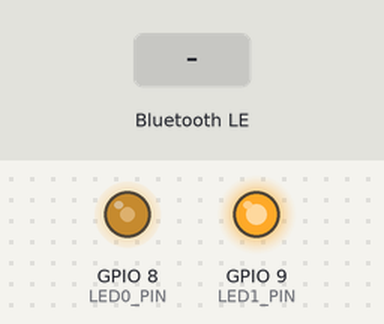
A program run on a simulated ESP32-C3. Shown: output pins drawn as LEDs (lit = HIGH). The inputs (shaded band) are chosen by the test bench. EEPROM starts erased; nothing arrives over Bluetooth unless stated; a phone connects over Bluetooth LE 3 s after start; what the program prints to the serial monitor is not drawn.

Above: at 1.2 s.
1.3 s: Bluetooth LE write "ESP32" received
Timing chart, 0 to 4.3 s (numbered marks = the images above; inputs shaded):
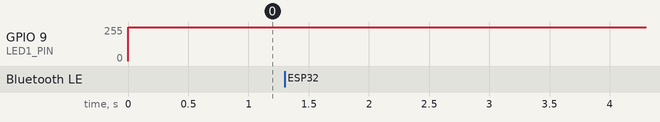

Measured:
- after the input at 1.3 s, every drawn part: stays the same

The program:

main.cpp
```cpp
#include <Arduino.h>

#include <BLEDevice.h>
#include <BLEServer.h>
#include <BLEUtils.h>
#include <BLE2902.h>
//#include "driver/ledc.h"
//#include "esp_err.h"

#include<Preferences.h>
Preferences stcPrefs;

//const int ledPin = 8; // Use the appropriate GPIO pin for your setup

// use 12 bit precission for LEDC timer
#define LEDC_TIMER_12_BIT  12

// use 5000 Hz as a LEDC base frequency
#define LEDC_BASE_FREQ     4000

// LED PIN
const int LED0_PIN   = 8;
const int LED1_PIN   = 9;
const int LED_COUNT  = 2;

uint8_t brightness[LED_COUNT] = {128, 255};
bool    ledOn[LED_COUNT] = {true, true};
uint8_t oldBrightness[LED_COUNT] = {1, 1};

BLEServer* pServer = NULL;
BLECharacteristic* pSensorCharacteristic = NULL;     // Read-only
BLECharacteristic* pBrightnessCharacteristic = NULL; // Write-only
BLECharacteristic* pLedCharacteristic = NULL;        // Write-only

bool deviceConnected = false;
bool oldDeviceConnected = false;

unsigned long lastNotify = 0;

// See the following for generating UUIDs:
// https://www.uuidgenerator.net/
#define SERVICE_UUID                   "19b10000-e8f2-537e-4f6c-d104768a1214"
#define SENSOR_CHARACTERISTIC_UUID     "19b10001-e8f2-537e-4f6c-d104768a1214"
#define LED_CHARACTERISTIC_UUID        "19b10002-e8f2-537e-4f6c-d104768a1214"
#define BRIGHTNESS_CHARACTERISTIC_UUID "19b10003-e8f2-537e-4f6c-d104768a1214"

class MyServerCallbacks: public BLEServerCallbacks {
  void onConnect(BLEServer* pServer) {
    deviceConnected = true;
  };

  void onDisconnect(BLEServer* pServer) {
    deviceConnected = false;
  }
};

class LedOnOffCharacteristicCallbacks : public BLECharacteristicCallbacks {
  void onWrite(BLECharacteristic* pCharacteristic) {
    String value = pCharacteristic->getValue();
    if (value.length() > 1) {
      int channel = static_cast<int>(value[0]);
      int receivedValue = static_cast<int>(value[1]);

      if (channel < 0 || channel >= LED_COUNT) {
        Serial.println("Invalid channel number. Ignoring the write request.");
        return;
      }

      Serial.print("LedOnOffCharacteristicCallbacks - value=");
      Serial.print(receivedValue); // Print the integer value
      Serial.print(", channel=");
      Serial.println(channel); // Print the integer value

      if (receivedValue) {
        ledOn[channel] = true;
      } else {
        ledOn[channel] = false;
      }
    }
  }
};

class LedBrightnessCharacteristicCallbacks : public BLECharacteristicCallbacks {
  void onWrite(BLECharacteristic* pCharacteristic) {
    String value = pCharacteristic->getValue();
    if (value.length() > 1) {
      int channel = static_cast<int>(value[0]);
      int receivedValue = static_cast<int>(value[1]);

      if (channel < 0 || channel >= LED_COUNT) {
        Serial.println("Invalid channel number. Ignoring the write request.");
        return;
      }

      Serial.print("LedBrightnessCharacteristicCallbacks - value=");
      Serial.print(receivedValue); // Print the integer value
      Serial.print(", channel=");
      Serial.println(channel); // Print the integer value

      if (receivedValue > 0 && receivedValue <= 255) {
        if (receivedValue == 0) {
          ledOn[channel] = false;
        } else {
          ledOn[channel] = true;
        }
        brightness[channel] = receivedValue;
        lastNotify = millis();
      }
    }
  }
};

#define RW_MODE false
#define RO_MODE true
void initPrefs() {
  stcPrefs.begin("STCPrefs", RO_MODE);          // Open our namespace (or create it
                                                //  if it doesn't exist) in RO mode.

  bool tpInit = stcPrefs.isKey("nvsInit");      // Test for the existence
                                                // of the "already initialized" key.

  if (tpInit == false) {
    // If tpInit is 'false', the key "nvsInit" does not yet exist therefore this
    //  must be our first-time run. We need to set up our Preferences namespace keys. So...
    stcPrefs.end();                             // close the namespace in RO mode and...
    stcPrefs.begin("STCPrefs", RW_MODE);        //  reopen it in RW mode.


    // The .begin() method created the "STCPrefs" namespace and since this is our
    //  first-time run we will create
    //  our keys and store the initial "factory default" values.
    stcPrefs.putBytes("curBright", brightness, LED_COUNT); // Store the initial brightness values
    stcPrefs.putBool("nvsInit", true);          // Create the "already initialized"
                                                //  key and store a value.

    // The "factory defaults" are created and stored so...
    stcPrefs.end();                             // Close the namespace in RW mode and...
    stcPrefs.begin("STCPrefs", RO_MODE);        //  reopen it in RO mode so the setup code
                                                //  outside this first-time run 'if' block
                                                //  can retrieve the run-time values
                                                //  from the "STCPrefs" namespace.
  }

}

void updatePrefs() {
    stcPrefs.end();                             // close the namespace in RO mode and...
    stcPrefs.begin("STCPrefs", RW_MODE);        //  reopen it in RW mode.
    stcPrefs.putBytes("curBright", brightness, LED_COUNT); // Store the brightness values
    for(int i = 0; i < LED_COUNT; i++) {
      Serial.print("updatePrefs - brightness[");
      Serial.print(i);
      Serial.print("]=");
      Serial.println(brightness[i]);
    }
    stcPrefs.end();                             // Close the namespace in RW mode and...
    stcPrefs.begin("STCPrefs", RO_MODE);        //  reopen it in RO mode
}

// Arduino like analogWrite
// value has to be between 0 and valueMax
void ledcAnalogWrite(uint8_t pin, uint32_t value, uint32_t valueMax = 255) {
  // calculate duty, 4095 from 2 ^ 12 - 1
  uint32_t duty = (4095 / valueMax) * min(value, valueMax);

  // write duty to LEDC
  ledcWrite(pin, duty);
}

void setup() {
  Serial.begin(115200);
  //pinMode(ledPin, OUTPUT);

  initPrefs();
  stcPrefs.getBytes("curBright", brightness, LED_COUNT);
  stcPrefs.getBytes("curBright", oldBrightness, LED_COUNT);

  // Create the BLE Device
  BLEDevice::init("Saturn V LUT");
  //BLEDevice::init("ESP32");

  // Create the BLE Server
  pServer = BLEDevice::createServer();
  pServer->setCallbacks(new MyServerCallbacks());

  // Create the BLE Service
  BLEService *pService = pServer->createService(SERVICE_UUID);

  // Create a BLE Characteristic
  pSensorCharacteristic = pService->createCharacteristic(
                      SENSOR_CHARACTERISTIC_UUID,
                      BLECharacteristic::PROPERTY_READ   |
                      BLECharacteristic::PROPERTY_WRITE  |
                      BLECharacteristic::PROPERTY_NOTIFY |
                      BLECharacteristic::PROPERTY_INDICATE
                    );

  // Create the ON/OFF Characteristic
  pLedCharacteristic = pService->createCharacteristic(
                      LED_CHARACTERISTIC_UUID,
                      BLECharacteristic::PROPERTY_WRITE
                    );

  // Create the SetBrightness Characteristic
  pBrightnessCharacteristic = pService->createCharacteristic(
                      BRIGHTNESS_CHARACTERISTIC_UUID,
                      BLECharacteristic::PROPERTY_WRITE
                    );

  // Register the callback for the ON button characteristic
  pBrightnessCharacteristic->setCallbacks(new LedBrightnessCharacteristicCallbacks());

  // Register the callback for the ON button characteristic
  pLedCharacteristic->setCallbacks(new LedOnOffCharacteristicCallbacks());

  // https://www.bluetooth.com/specifications/gatt/viewer?attributeXmlFile=org.bluetooth.descriptor.gatt.client_characteristic_configuration.xml
  // Create a BLE Descriptor
  pSensorCharacteristic->addDescriptor(new BLE2902());
  pLedCharacteristic->addDescriptor(new BLE2902());
  pBrightnessCharacteristic->addDescriptor(new BLE2902());

  // Start the service
  pService->start();

  // Start advertising
  BLEAdvertising *pAdvertising = BLEDevice::getAdvertising();
  pAdvertising->addServiceUUID(SERVICE_UUID);
  pAdvertising->setScanResponse(false);
  pAdvertising->setMinPreferred(0x0);  // set value to 0x00 to not advertise this parameter
  BLEDevice::startAdvertising();
  Serial.println("Waiting a client connection to notify...");

  // Setup timer and attach timer to a led pin
  ledcAttach(LED0_PIN, LEDC_BASE_FREQ, LEDC_TIMER_12_BIT);
  ledcAttach(LED1_PIN, LEDC_BASE_FREQ, LEDC_TIMER_12_BIT);
}

void loop() {
  uint8_t buf[2];

  // notify changed value
  if (deviceConnected) {
    unsigned long msec = millis();
    if (msec - lastNotify > 1000) {
      lastNotify = msec;

      pSensorCharacteristic->setValue(brightness, LED_COUNT);
      pSensorCharacteristic->notify();

      if (memcmp(oldBrightness, brightness, LED_COUNT) != 0) {
        memcpy(oldBrightness, brightness, LED_COUNT);

        for (int i = 0; i < LED_COUNT; i++) {
          Serial.print("value notified: ");
          Serial.print(brightness[i]);
          Serial.print(" channel=");
          Serial.print(i);
        }
        updatePrefs();
      }
      Serial.println();

      //delay(100); // bluetooth stack will go into congestion, if too many packets are sent, in 6 hours test i was able to go as low as 3ms
    }
  }

  // disconnecting
  if (!deviceConnected && oldDeviceConnected) {
    Serial.println("Device disconnected.");
    delay(500); // give the bluetooth stack the chance to get things ready
    pServer->startAdvertising(); // restart advertising
    Serial.println("Start advertising");
    oldDeviceConnected = deviceConnected;
  }
  // connecting
  if (deviceConnected && !oldDeviceConnected) {
    // do stuff here on connecting
    oldDeviceConnected = deviceConnected;
    Serial.println("Device Connected");
  }

  if (ledOn[0]) {
    ledcAnalogWrite(LED0_PIN, brightness[0]); // set the brightness on LEDC channel
  } else {
    ledcAnalogWrite(LED0_PIN, 0); // set the brightness on LEDC channel to 0
  }

  if (ledOn[1]) {
    ledcAnalogWrite(LED1_PIN, brightness[1]); // set the brightness on LEDC channel
  } else {
    ledcAnalogWrite(LED1_PIN, 0); // set the brightness on LEDC channel to 0
  }

  delay(50);
}
```
